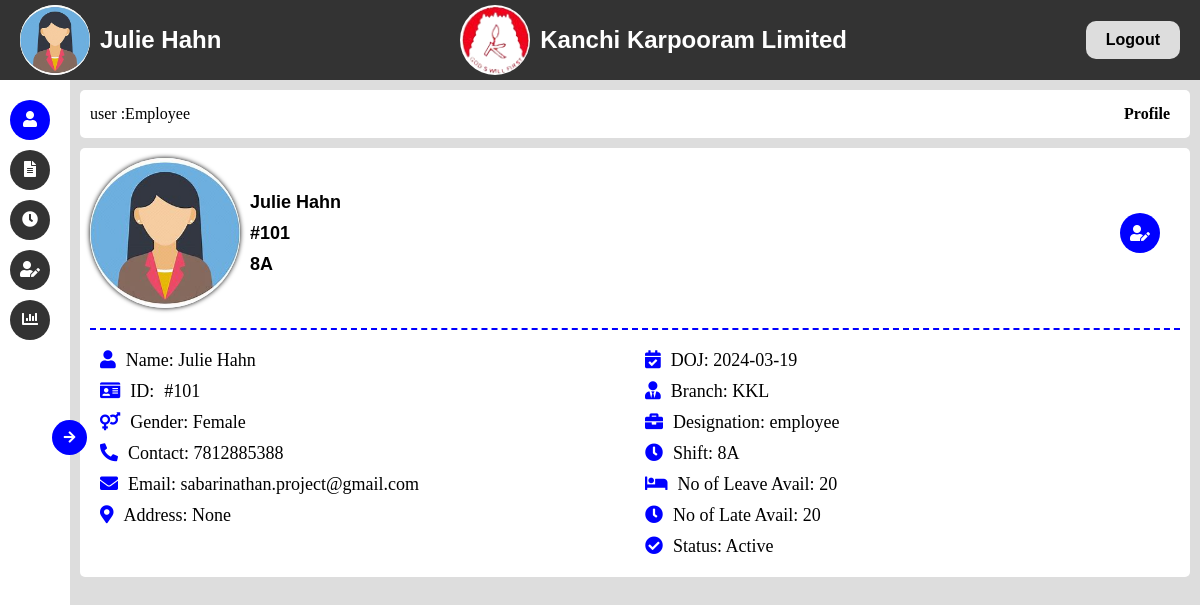
The page /user_dashboard (signed in) on the database its author committed.
### app/models.py (models this page shows)
class Emp_login(db.Model, UserMixin):
    id = db.Column(db.Integer, primary_key=True)
    date = db.Column(db.DateTime(timezone=True), default=current_time)
    email = db.Column(db.String(150))
    name = db.Column(db.String(150), nullable=False)
    password = db.Column(db.String(150))
    emp_id = db.Column(db.Integer)
    branch=db.Column(db.String(150),default='KKL')  # DR, FT, KKL
    phoneNumber=db.Column(db.Integer)   #newly added
    role =db.Column(db.String(150), nullable=False)
    late_balance = db.Column(db.Integer, default=20)
    leave_balance = db.Column(db.Integer, default=20)
    address = db.Column(db.String(150))
    gender = db.Column(db.String(150))
    shift=db.Column(db.String(150))
    attendances = db.relationship('Attendance', back_populates='employee', cascade='all, delete-orphan')
    freezed_account =db.Column(db.Boolean(150),default=False)

### app/views.py (the view)
@views.route("/user_dashboard",methods=['POST','GET'])
def user_dashboard():
    if current_user.role=="admin":
        return redirect(url_for('auth.logout'))
    else:#emp_id=sess
        emp_id = current_user.emp_id
        user = Emp_login.query.filter_by(emp_id=emp_id).first()
        date = (user.date).strftime("%Y-%m-%d")
        attendance_details={
            'absent':0,
            'present':0,
            'half_day':0,
            'communicated':0,
            'wrong_shift':0,
            'week_off':0,
            'c_off':0,
            'wop':0
        }
        employees=Attendance.query.filter_by(emp_id=emp_id).all()
        for emp in employees:
            if emp.attendance=='Absent':
                attendance_details['absent']+=1
            elif emp.attendance=='half-day':
                attendance_details['half_day']+=1
            elif emp.attendance=='Wrong Shift':
                attendance_details['wrong_shift']+=1
            elif emp.attendance=='Leave':
                attendance_details['communicated']+=1
            elif emp.attendance=='Week Off':
                attendance_details['week_off']+=1
            elif emp.attendance=='C Off':
                attendance_details['c_off']+=1
            elif emp.attendance=='Wop':
                attendance_details['wop']+=1
            else:
                attendance_details['present']+=1
        print(attendance_details)
        late_det=False
        leave_det=False
        late_det=late.query.filter_by(emp_id=emp_id).all()
        leave_det=leave.query.filter_by(emp_id=emp_id).all()
        flash('Logged In Successfully','success')
    return render_template("emp_dashboard.html",user=user,date=date,attendance_details=attendance_details,late=late_det,leave=leave_det)

### app/templates/emp_dashboard.html (shortened to what this page needs)
<!DOCTYPE html>
<html lang="en">
  <head>
    <link rel="stylesheet" href="static/css/employee.css" />
    <link
      rel="stylesheet"
      href="https://cdnjs.cloudflare.com/ajax/libs/font-awesome/5.15.4/css/all.min.css"
    />
  </head>
  <body>
    <div class="employee_page">
      <nav class="nav_bar">
        <div class="profile">
          <div class="profile_image">
            {% if user.gender=='Male' %}
            <img src="../static/img/male.jpeg" alt="" />
            {% else %}
            <img src="../static/img/female.jpeg" alt="" />
            {% endif %}
          </div>
          <h1 class="username">{{user.name}}</h1>
        </div>
        <div class="brand_name">
          <div class="brand_logo">
            <img src="../static/img/logomain.png" alt="" />
          </div>
          <h1 class="brand_name">Kanchi Karpooram Limited</h1>
        </div>
        <a href="/logout" class="logout">Logout</a>
      </nav>
      <aside class="sidemenu">
        <button class="toggle_sidemenu">
          <i class="open_icon fas fa-arrow-right"></i>
        </button>
        <ul class="menu_options">
          <li class="menu click profile_menu active" index="0">
            <div class="icon"><i class="fas fa-user"></i></div>
          </li>
          <li class="menu click leave" index="1">
            <div class="icon"><i class="fas fa-file-alt"></i></div>
          </li>
          <li class="menu click late" index="2">
            <div class="icon"><i class="fas fa-clock"></i></div>
          </li>
          <li class="menu click edit" index="3">
            <div class="icon"><i class="fas fa-user-edit"></i></div>
          </li>
          <li class="menu click analysis" index="4">
            <div class="icon"><i class="fas fa-chart-bar"></i></div>
          </li>
        </ul>
      </aside>
      <main class="main active">
        <header class="header">
          <div class="user">
            user :
            <div class="tag">Employee</div>
          </div>
          <div class="current_path">
            <div class="current_path_name">
              <span class="" index="0">Profile</span>
            </div>
          </div>
        </header>
        <section
          class="section profile_section"
          index="0"
          style="display: block"
        >
          <div class="section_header">
            <div class="user_profile">
              <div class="profile_image_display">
                {% if user.gender=='Male' %}
                <img src="../static/img/male.jpeg" alt="" />
                {% else %}
                <img src="../static/img/female.jpeg" alt="" />
                {% endif %}
              </div>
              <ul class="basic_details">
                <li class="detail">{{user.name}}</li>
                <li class="detail">#{{user.emp_id}}</li>
                <li class="detail">{{user.shift}}</li>
              </ul>
            </div>
            <div class="actions">
              <div class="click btn_action" index="3">
                <i class="fas fa-user-edit"></i>
              </div>
            </div>
          </div>
          <div class="section_body">
            <ul class="personal_details">
              <li class="detail_display">
                <div class="detail_icon"><i class="fas fa-user"></i></div>
                Name: {{user.name}}
              </li>
              <li class="detail_display">
                <div class="detail_icon"><i class="fas fa-id-card"></i></div>
                ID: <span class="uid"> #{{user.emp_id}}</span>
              </li>
              <li class="detail_display">
                <div class="detail_icon"><i class="fas fa-venus-mars"></i></div>
                Gender: {{user.gender}}
              </li>
              <li class="detail_display">
                <div class="detail_icon"><i class="fas fa-phone-alt"></i></div>
                Contact: {{user.phoneNumber}}
              </li>
              <li class="detail_display">
                <div class="detail_icon"><i class="fas fa-envelope"></i></div>
                Email: {{user.email}}
              </li>
              <li class="detail_display">
                <div class="detail_icon">
                  <i class="fas fa-map-marker-alt"></i>
                </div>
                Address: {{user.address}}
              </li>
            </ul>
            <ul class="personal_details">
              <li class="detail_display">
                <div class="detail_icon">
                  <i class="fas fa-calendar-check"></i>
                </div>
                DOJ: {{date}}
              </li>
              <li class="detail_display">
                <div class="detail_icon"><i class="fas fa-user-tie"></i></div>
                Branch: {{user.branch}}
              </li>
              <li class="detail_display">
                <div class="detail_icon"><i class="fas fa-briefcase"></i></div>
                Designation: {{user.role}}
              </li>
              <li class="detail_display">
                <div class="detail_icon"><i class="fas fa-clock"></i></div>
                Shift: {{user.shift}}
              </li>
              <li class="detail_display">
                <div class="detail_icon"><i class="fas fa-bed"></i></div>
                No of Leave Avail: {{user.leave_balance}}
              </li>
              <li class="detail_display">
                <div class="detail_icon"><i class="fas fa-clock"></i></div>
                No of Late Avail: {{user.late_balance}}
              </li>
              <li class="detail_display">
                <div class="detail_icon">
                  <i class="fas fa-check-circle"></i>
                </div>
                Status: {% if user.freezed_account==False %} Active {%
                else %} Freezed {% endif %}
              </li>
            </ul>
          </div>
        </section>
      </main>
    </div>
  </body>
</html>

### app/static/css/employee.css (style rules this page uses)
* { margin: 0; padding: 0; box-sizing: border-box; list-style: none; text-decoration: none; }
img { max-width: 100%; max-height: 100%; }
.employee_page { min-height: 100vh; max-width: 100vw; overflow: hidden; background: #ddd; }
.nav_bar { position: fixed; top: 0; left: 0; width: 100%; height: 80px; background: #333333; display: flex; align-items: center; justify-content: space-between; padding: 5px; }
.profile, .brand_name { display: flex; align-items: center; gap: 10px; }
.profile { margin-left: 15px; }
.profile_image, .brand_logo { width: 70px; height: 70px; border-radius: 50%; background: #fff; display: flex; align-items: center; justify-content: center; overflow: hidden; }
.profile_image img, .brand_logo img { width: 100%; height: 100%; }
.username, .brand_name { font-family: sans-serif; color: #fff; }
.logout { padding: 10px 20px; margin-right: 15px; background: #ddd; border-radius: 10px; cursor: pointer; color: #000; font-weight: 700; font-family: sans-serif; }
.sidemenu { position: fixed; background: #fff; height: calc(100vh - 80px); top: 80px; left: 0; width: 70px; transition: all 0.3s; z-index: 10; }
.toggle_sidemenu { position: absolute; right: -17px; top: 50%; transform: translateY(-20px); cursor: pointer; width: 35px; height: 35px; background: blue; color: #fff; border: none; border-radius: 50%; display: flex; align-items: center; justify-content: center; }
.toggle_sidemenu .open_icon { display: inline-block; }
.menu_options { width: 100%; padding: 10px; display: flex; flex-direction: column; gap: 10px; margin-top: 10px; }
.menu { height: 40px; display: flex; align-items: center; gap: 12px; text-wrap: nowrap; white-space: nowrap; padding: 10px; border-radius: 4px; overflow: hidden; background: #333333; color: #fff; border-radius: 40px; cursor: pointer; transition: all 0.3s; }
.sidemenu .menu { width: 40px; justify-content: center; }
.menu.active { background: #0000ff; }
.main { position: fixed; width: calc(100vw - 200px); max-height: calc(100vh - 80px); top: 80px; left: 200px; padding: 10px; transition: all 0.3s; overflow-y: scroll; }
.main.active { width: calc(100vw - 70px); left: 70px; }
.header { width: 100%; padding: 15px 10px; background: #fff; display: flex; align-items: center; justify-content: space-between; gap: 20px; border-radius: 5px; }
.user, .current_path { display: flex; align-items: center; margin-right: 10px; }
.section { margin-top: 10px; display: block; width: 100%; background: #fff; padding: 10px; border-radius: 5px; min-height: 100%; }
.section_header { display: flex; align-items: center; justify-content: space-between; }
.user_profile { display: flex; align-items: center; width: 100%; gap: 10px; }
.profile_image_display { width: 150px; height: 150px; border-radius: 50%; overflow: hidden; box-shadow: 0px 0px 5px; }
.profile_image_display img { width: 100%; height: 100%; }
.basic_details { display: flex; flex-direction: column; gap: 10px; }
.detail { font-weight: 900; font-family: sans-serif; font-size: 18px; }
.btn_action { margin-right: 20px; width: 40px; height: 40px; border-radius: 50%; background: #0000ff; color: #fff; display: flex; align-items: center; justify-content: center; cursor: pointer; }
.section_body { width: 100%; border-top: 2px dashed blue; margin-top: 20px; display: flex; }
.personal_details { display: flex; width:-webkit-fill-available; flex-direction: column; gap: 10px; padding: 10px; max-width: 50%; margin-top: 10px; min-width: 200px; }
.detail_display { display: flex; align-items: center; gap: 10px; }
.detail_display { font-size: 18px; }
.detail_icon { color: #0000ff; }
.current_path_name { text-transform: capitalize; font-weight: bold; font-family: sa; }

### rows shown on the page
Emp_login: name "Julie Hahn", emp_id "101", shift "8A", gender "Female", phoneNumber "7812885388", email "sabarinathan.project@gmail.com", address "None", branch "KKL", role "employee", leave_balance "20", late_balance "20"

### other values the page prints
{{ date }} "2024-03-19"
